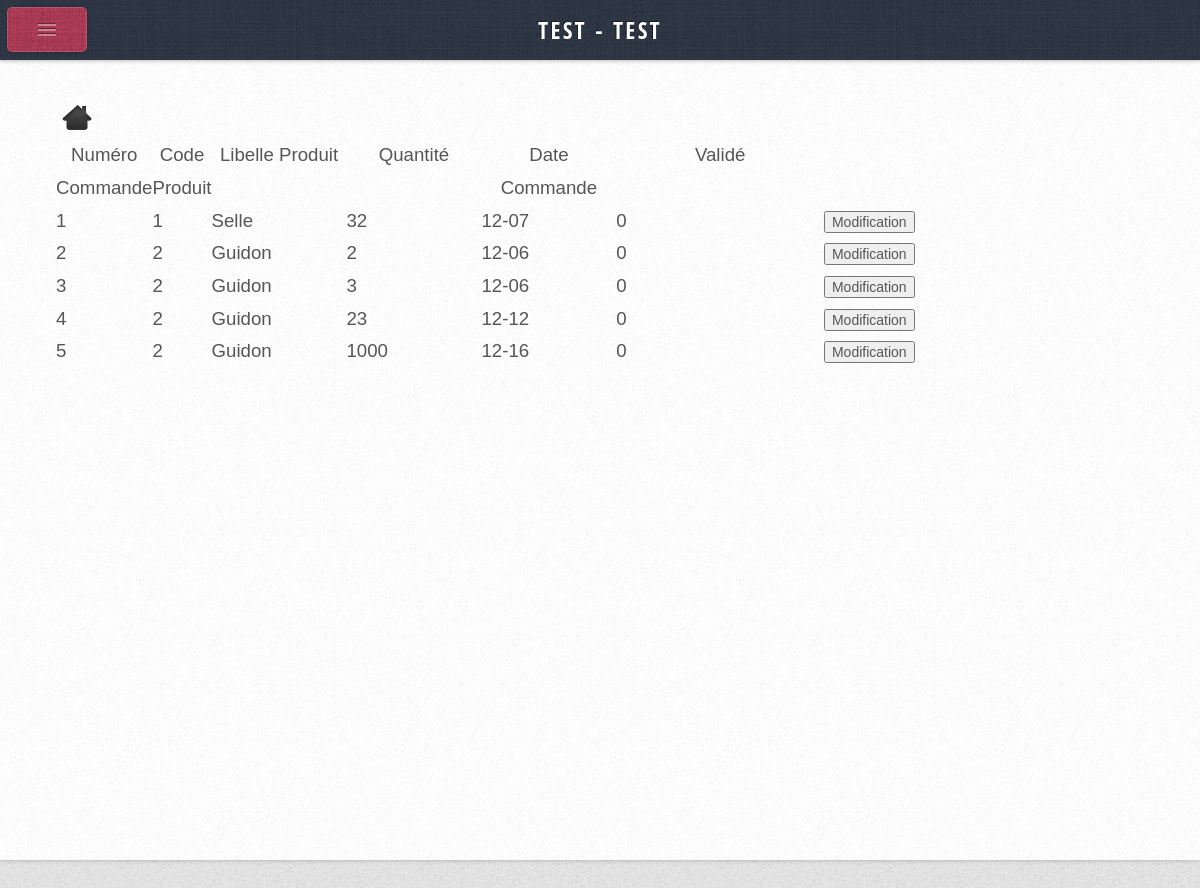
The page /index.php?page=CommandeListe (signed in) on the database its author committed.
### tables this page shows
CREATE TABLE IF NOT EXISTS `COMMANDE` (
  `COM_CODE` char(5) NOT NULL,
  `COM_DATE` date DEFAULT NULL,
  `COM_QTE` int(2) DEFAULT NULL,
  `COM_VALIDE` tinyint(1) DEFAULT NULL,
  `COM_PRODUIT` char(6) NOT NULL,
  PRIMARY KEY (`COM_CODE`)
);

CREATE TABLE IF NOT EXISTS `PRODUIT` (
  `PDT_CODE` char(6) NOT NULL,
  `PDT_LIBELLE` varchar(30) DEFAULT NULL,
  `PDT_POIDS` int(10) DEFAULT NULL,
  `PDT_PXCMUP` float(6,2) DEFAULT NULL,
  `PDT_QTESTK` int(10) DEFAULT NULL,
  `PDT_NBVOLS` int(5) DEFAULT NULL,
  `PDT_NBCASSES` int(5) DEFAULT NULL,
  PRIMARY KEY (`PDT_CODE`)
);

CREATE TABLE IF NOT EXISTS `TECHNICIEN` (
  `TEC_MATRICULE` char(5) NOT NULL,
  `TEC_NOM` varchar(35) DEFAULT NULL,
  `TEC_PRENOM` varchar(35) DEFAULT NULL,
  `TEC_PWD` varchar(40) NOT NULL,
  `TEC_RESPONSABLE` tinyint(1) NOT NULL,
  PRIMARY KEY (`TEC_MATRICULE`)
);

### classe/clstBaseMysql.classe2.php (called while the page is built, shortened)
<?php
class clstBaseMysql
{
			private function connect($pServeur, $pUser, $pMdp)
	{
				$res = mysql_connect($pServeur, $pUser, $pMdp) or die("Erreur de connexion à MySql");
				return ($res) ;
			}
	public function query($pReq)
	{
					$res =  mysql_query($pReq) or die("erreur avec la requête ". $pReq);
				return ($res) ;
			}
			public function tabAssoc($pReq)
	{
					$TabRes = mysql_fetch_assoc($pReq);
			return ($TabRes) ;
		}
}

### include/connexion.inc.php (called while the page is built, shortened)
<?php
	function connecter()
	{
		$oSql = new clstBaseMysql("localhost", "Vlyon", "vlyon", "VLYON") ;
		return ($oSql) ;
	}

### include/functions.inc.php (called while the page is built, shortened)
<?php
include('connexion.inc.php');
function utilisateur()
{
    $id = $_SESSION['id'];
    $sReq = " SELECT TEC_NOM, TEC_PRENOM, TEC_RESPONSABLE
                FROM TECHNICIEN
                WHERE TEC_MATRICULE='".$id."'";
    $rstPdt = mysql_query($sReq) ;
    $oUtilisateur = array() ;
    $Utilisateur = mysql_fetch_assoc($rstPdt);
    $oUtilisateur[1] =  $Utilisateur ;
    return ($oUtilisateur) ;
}
         ?>
          <?php
    function getAllCommandes()
    {
        $oSql = connecter();
        $sReq = "SELECT COM_CODE, COM_DATE, COM_QTE, COM_PRODUIT, COM_VALIDE, PDT_LIBELLE
                 FROM COMMANDE, PRODUIT
                 WHERE COMMANDE.COM_PRODUIT = PRODUIT.PDT_CODE";
        $rstCde = $oSql->query($sReq);
        $iNb = 0;
        $lesCommandes = array();
        while ($uneLigne = $oSql->tabAssoc($rstCde))
        {
            $iNb = $iNb + 1;
            $lesCommandes[$iNb] = $uneLigne;
        }
        return ($lesCommandes);
    }
    ?>

### FO/Vues/Produit/fo_listeCommandePdt.php (the view, shortened to what this page needs)
<html>
	<head>
	</head>
	<body>
		<a href="index.php"><img src="css/Home.png" border="0" align="center" width=42 height=42></img></a></br>
		<table border = 1 width="100%" >
			<tr>
				<th width="5%" >Numéro Commande</th>
				<th width="5%" >Code Produit</th>
				<th width="13%">Libelle Produit</th>
				<th width="13%">Quantité</th>
				<th width="13%">Date Commande</th>
				<th width="20%">Validé</th>
			</tr>
			<?php
			$uneCommande = getAllCommandes();
			foreach ($uneCommande as $demandes)
				{
			?>
			<tr>
				<td><?php echo $demandes["COM_CODE"] ; $code = $demandes["COM_CODE"] ;?><input type="hidden"  value="<?= $code ?>" id="code" name="code"/></td>
				<td><?php echo $demandes["COM_PRODUIT"] ;  ?></td>
				<td><?php echo $demandes["PDT_LIBELLE"]; ?></td>
				<td><?php echo $demandes["COM_QTE"] ; ?></td>
				<td><?php echo substr($demandes["COM_DATE"],5) ; ?></td>
				<td><?php echo $demandes["COM_VALIDE"] ;?></td>
				<td><a href="?page=CommandeModif&variable=<?php echo($demandes["COM_CODE"]) ?>"><input type="button" value="Modification" onClick="if(confirm('Vous allez modifier la commande choisie ?'))
					{
						submit();
					}
					else
					{
						return false;
					}
				" /></a></td>
			</tr>
			<?php
			}
			?>
		</table>
	</body>
</html>

### index.php (shortened to what this page needs)
<?php
	include_once('classe/clstBaseMysql.classe2.php') ;
	require_once('include/functions.inc.php');
	if(!isset($_SESSION['id'])) {
		include_once('Pages/connexion.php');
   }
   else{
?>
<html>
	<head>
		<link rel="stylesheet" href="css/style.css" />
	</head>
	<body class="left-sidebar">
		<div id="content">
			<div id="content-inner">
				<article class="is-post is-post-excerpt">
					<?php
					switch($_GET['page'])
					{
						case "CommandeListe":
							$fichier = "FO/VUES/Produit/fo_listeCommandePdt.php";
							break ;
					}
						include($fichier);
					?>
				</article>
			</div>
		</div>
		<div id="sidebar">
			<div id="logo">
				<?php
				$utilisateur =utilisateur();
					foreach ($utilisateur as $utilisateurs)
				{
					echo strtoupper($utilisateurs["TEC_NOM"]);
					echo" - ";
					echo strtoupper($utilisateurs["TEC_PRENOM"]);
				}
				?>
			</div>
		</div>
	</body>
</html>
<?php
}
?>

### css/style.css (style rules this page uses)
* { -moz-box-sizing: border-box; -webkit-box-sizing: border-box; -o-box-sizing: border-box; -ms-box-sizing: border-box; box-sizing: border-box; }
body, input, textarea { font-family: 'Source Sans Pro', sans-serif; font-weight: 400; color: #565656; }
body { background-color: #e8e8e8; background-image: url('images/bg2.png'); }
a { color: #c94663; }
table { width: 100%; }
p, ul, ol, dl, table { margin-bottom: 1em; }
section, article { margin-bottom: 3em; }
section > :last-child, article > :last-child { margin-bottom: 0; }
section:last-child, article:last-child { margin-bottom: 0; }
.is-post { position: relative; }
#sidebar { color: #929da4; text-shadow: -1px -1px 0px rgba(0,0,0,0.5); }
#content { position: relative; background-color: #fff; }
#content:after { content: ''; display: block; position: absolute; left: 0; top: 0; width: 100%; height: 100%; background-image: url('images/bg2.png'); opacity: 0.5; }
#content-inner { position: relative; z-index: 1; }

### css/style-desktop.css (style rules this page uses)
body { line-height: 1.75em; height: 100%; }
#logo { background-color: #c94663; background-image: url('images/bg1.png'); padding: 1.75em 0.5em 1.75em 0.5em; border-radius: 0.4em; text-align: center; box-shadow: inset 0px 0px 0px 1px rgba(255,255,255,0.15), 0 0.025em 0.15em 0em rgba(0,0,0,0.25); }
#content { height: 100%; width: 72,5%; box-shadow: 0 0 0.25em 0em rgba(0,0,0,0.25); }
#content-inner { max-width: 1038px; }
#sidebar { position: absolute; top: 0; padding: 3em 1.35em 1em 1.15em; height: 100%; width: 20%; background: #364050 url('images/bg1.png'); box-shadow: inset -0.1em 0em 0.35em 0em rgba(0,0,0,0.15); }
body.left-sidebar #sidebar { left: 0; }

### css/style-narrow.css (style rules this page uses)
body { min-width: 1000px; }
input, textarea { font-size: 10.5pt; }
body { font-size: 11pt; }
#content { padding: 2em 3em 6em 3em; }
body.left-sidebar #content { margin-left: 14em; }

### css/style-narrower.css (style rules this page uses)
body { min-width: 641px; font-size: 14pt; }
#logo { display: none; }
#content { margin-top: 60px; }
body.left-sidebar #content { margin-left: 0; }
#sidebar { width: auto; background: none; padding: 30px 20px 30px 20px; }

### rows shown on the page
commande: COM_CODE "1", COM_PRODUIT "1", produit.PDT_LIBELLE "Selle", COM_QTE "32", COM_DATE "12-07", COM_VALIDE "0"
commande: COM_CODE "2", COM_PRODUIT "2", produit.PDT_LIBELLE "Guidon", COM_QTE "2", COM_DATE "12-06", COM_VALIDE "0"
commande: COM_CODE "3", COM_PRODUIT "2", produit.PDT_LIBELLE "Guidon", COM_QTE "3", COM_DATE "12-06", COM_VALIDE "0"
commande: COM_CODE "4", COM_PRODUIT "2", produit.PDT_LIBELLE "Guidon", COM_QTE "23", COM_DATE "12-12", COM_VALIDE "0"
commande: COM_CODE "5", COM_PRODUIT "2", produit.PDT_LIBELLE "Guidon", COM_QTE "1000", COM_DATE "12-16", COM_VALIDE "0"
technicien: TEC_NOM "TEST", TEC_PRENOM "TEST"
